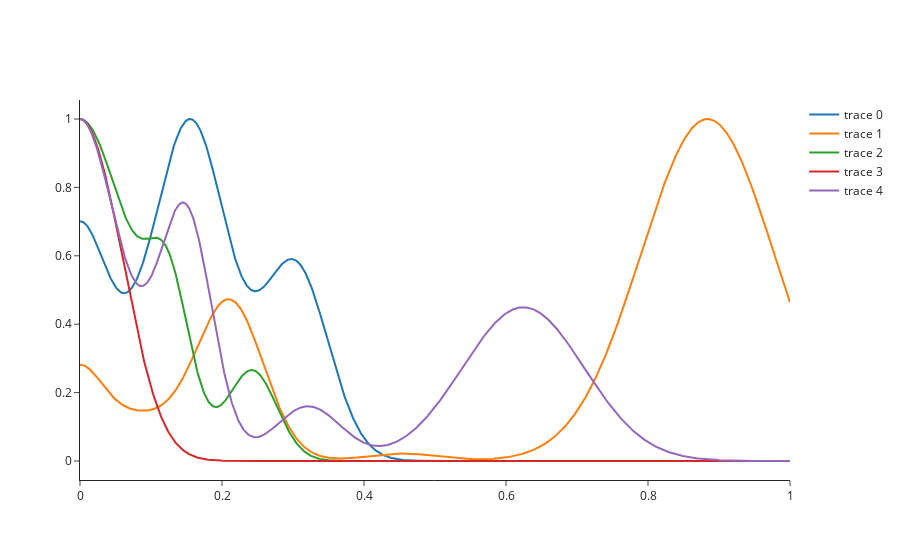

Notebook code for this chart:
### Code cell
figure = go.Figure()

x = np.linspace(0, 1, 1000)
for _ in range(5):
    p = np.random.rand(11)
    y = sum_of_gaussians_fixed_means(
            x,
            xmax=p[0],
            variances=np.array(p[1 : 6]),
            amplitudes=p[6 :],
            min_variance=5e-4,
            max_variance=1e-2,
            variance_scaling="log",
            spacing="log",
        )
    figure.add_trace(
        go.Scatter(
            x=x,
            y=y/np.max(y),
        )
    )
figure.show()

### Figure 1 — Plotly figure (JSON) as saved in the notebook; plotly's stock layout.template omitted (floating-point values rounded to 4 significant figures; data arrays with more than 128 entries replaced by an {"elided": "..."} marker saying what was removed)
{"data": [{"type": "scatter", "x": {"elided": "1000 float values"}, "y": {"elided": "1000 float values"}}, {"type": "scatter", "x": {"elided": "1000 float values"}, "y": {"elided": "1000 float values"}}, {"type": "scatter", "x": {"elided": "1000 float values"}, "y": {"elided": "1000 float values"}}, {"type": "scatter", "x": {"elided": "1000 float values"}, "y": {"elided": "1000 float values"}}, {"type": "scatter", "x": {"elided": "1000 float values"}, "y": {"elided": "1000 float values"}}], "layout": {}}
